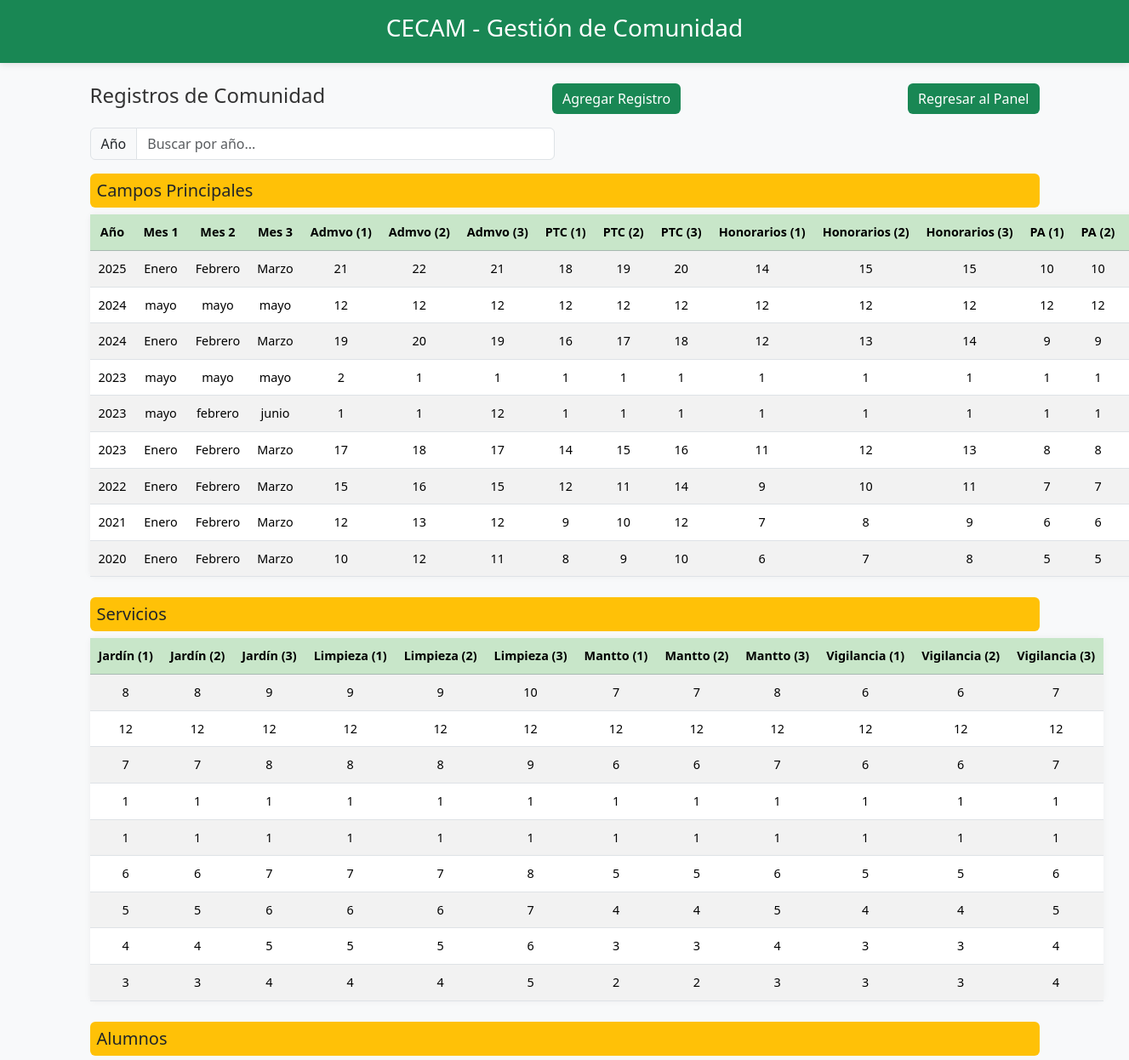
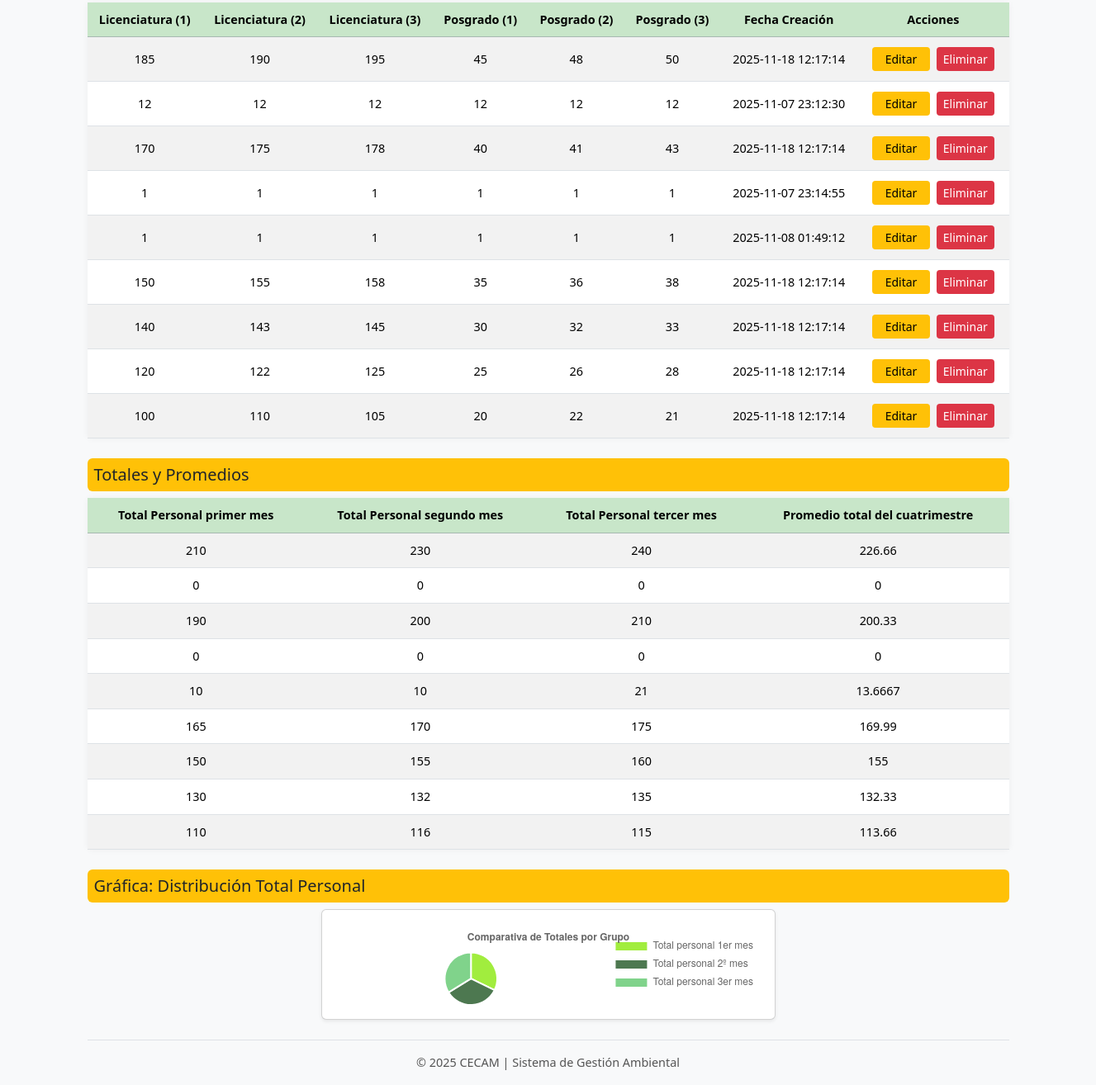
The app's page /index.php?view=comunidad (signed in) with its own data (2 pictures, top to bottom).
### tables this page shows
CREATE TABLE `comunidad` (
  `id_comunidad` int(11) NOT NULL AUTO_INCREMENT,
  `año` int(11) NOT NULL,
  `mes_1` varchar(100) DEFAULT NULL,
  `mes_2` varchar(100) DEFAULT NULL,
  `mes_3` varchar(100) DEFAULT NULL,
  `admvo_1` float DEFAULT NULL,
  `admvo_2` float DEFAULT NULL,
  `admvo_3` float DEFAULT NULL,
  `ptc_1` float DEFAULT NULL,
  `ptc_2` float DEFAULT NULL,
  `ptc_3` float DEFAULT NULL,
  `honorarios_1` float DEFAULT NULL,
  `honorarios_2` float DEFAULT NULL,
  `honorarios_3` float DEFAULT NULL,
  `pa_1` float DEFAULT NULL,
  `pa_2` float DEFAULT NULL,
  `pa_3` float DEFAULT NULL,
  `jardin_1` float DEFAULT NULL,
  `jardin_2` float DEFAULT NULL,
  `jardin_3` float DEFAULT NULL,
  `limpieza_1` float DEFAULT NULL,
  `limpieza_2` float DEFAULT NULL,
  `limpieza_3` float DEFAULT NULL,
  `mantto_1` float DEFAULT NULL,
  `mantto_2` float DEFAULT NULL,
  `mantto_3` float DEFAULT NULL,
  `vigilancia_1` float DEFAULT NULL,
  `vigilancia_2` float DEFAULT NULL,
  `vigilancia_3` float DEFAULT NULL,
  `licenciatura_1` float DEFAULT NULL,
  `licenciatura_2` float DEFAULT NULL,
  `licenciatura_3` float DEFAULT NULL,
  `posgrado_1` float DEFAULT NULL,
  `posgrado_2` float DEFAULT NULL,
  `posgrado_3` float DEFAULT NULL,
  `total_personal_1` float DEFAULT NULL,
  `total_personal_2` float DEFAULT NULL,
  `total_personal_3` float DEFAULT NULL,
  `promedio` float DEFAULT NULL,
  `fecha_creacion` timestamp NOT NULL DEFAULT current_timestamp(),
  PRIMARY KEY (`id_comunidad`)
);

### app/controllers/ComunidadController.php (called while the page is built, shortened)
<?php
require_once __DIR__ . '/../models/ComunidadModel.php';
class ComunidadController
{
    private $model;
    public function __construct($connection = null)
    {
        $this->model = new ComunidadModel();
    }
    public function index()
    {
        $comunidades = $this->model->obtenerComunidades();
        include __DIR__ . '/../views/comunidad.php';
    }
}

### app/models/ComunidadModel.php (called while the page is built, shortened)
<?php
require_once __DIR__ . '/../../config/database.php';
class ComunidadModel {
    private $conn;
    public function __construct() {
        $db = new Database();
        $this->conn = $db->connect();
    }
    public function obtenerComunidades() {
        $sql = "SELECT * FROM comunidad ORDER BY año DESC";
        $result = $this->conn->query($sql);
        return $result->fetch_all(MYSQLI_ASSOC);
    }
}
?>

### config/database.php (called while the page is built, shortened)
<?php
class Database {
    private $host = "localhost";
    private $user = "root";
    private $password = "";
    private $dbname = "Estancia";
    public function connect() {
        $this->conn = new mysqli($this->host, $this->user, $this->password, $this->dbname);
        $this->conn->set_charset("utf8mb4");
        return $this->conn;
    }
}
?>

### app/views/comunidad.php (the view, shortened to what this page needs)
<?php
$comunidades = $comunidades ?? [];
?>
<!DOCTYPE html>
<html lang="es">
<head>
  <link href="https://cdn.jsdelivr.net/npm/bootstrap@5.3.2/dist/css/bootstrap.min.css"
        rel="stylesheet">
  <link rel="stylesheet" href="public/css/comunidad.css">
</head>
<body>
<header class="bg-success text-white text-center py-3">
  <h3>CECAM - Gestión de Comunidad</h3>
</header>
<div class="container mt-4">
  <div class="d-flex justify-content-between align-items-center mb-3">
    <h4>Registros de Comunidad</h4>
    <button class="btn btn-success" data-bs-toggle="modal" data-bs-target="#modalAgregar">
      Agregar Registro
    </button>
    <a href="index.php?view=dashboard_admin" class="btn btn-secondary">Regresar al Panel</a>
  </div>
  <div class="row mb-3">
    <div class="col-md-6">
      <div class="input-group">
        <span class="input-group-text">Año</span>
        <input type="number" id="searchInput" class="form-control" placeholder="Buscar por año...">
      </div>
    </div>
  </div>
  <h5 class="bg-warning text-dark p-2 rounded">Campos Principales</h5>
  <table class="table table-striped text-center align-middle tabla-comunidad">
    <thead class="table-success">
      <tr>
        <th>Año</th>
        <th>Mes 1</th>
        <th>Mes 2</th>
        <th>Mes 3</th>
        <th>Admvo (1)</th>
        <th>Admvo (2)</th>
        <th>Admvo (3)</th>
        <th>PTC (1)</th>
        <th>PTC (2)</th>
        <th>PTC (3)</th>
        <th>Honorarios (1)</th>
        <th>Honorarios (2)</th>
        <th>Honorarios (3)</th>
        <th>PA (1)</th>
        <th>PA (2)</th>
        <th>PA (3)</th>
      </tr>
    </thead>
    <tbody>
      <?php foreach ($comunidades as $c): ?>
      <tr data-year="<?= (int)$c['año'] ?>">
        <td><?= $c['año'] ?></td>
        <td><?= htmlspecialchars($c['mes_1']) ?></td>
        <td><?= htmlspecialchars($c['mes_2']) ?></td>
        <td><?= htmlspecialchars($c['mes_3']) ?></td>
        <td><?= $c['admvo_1'] ?></td>
        <td><?= $c['admvo_2'] ?></td>
        <td><?= $c['admvo_3'] ?></td>
        <td><?= $c['ptc_1'] ?></td>
        <td><?= $c['ptc_2'] ?></td>
        <td><?= $c['ptc_3'] ?></td>
        <td><?= $c['honorarios_1'] ?></td>
        <td><?= $c['honorarios_2'] ?></td>
        <td><?= $c['honorarios_3'] ?></td>
        <td><?= $c['pa_1'] ?></td>
        <td><?= $c['pa_2'] ?></td>
        <td><?= $c['pa_3'] ?></td>
      </tr>
      <?php endforeach; ?>
    </tbody>
  </table>
  <h5 class="bg-warning text-dark p-2 rounded mt-4">Servicios</h5>
  <table class="table table-striped text-center align-middle tabla-comunidad">
    <thead class="table-success">
      <tr>
        <th>Jardín (1)</th>
        <th>Jardín (2)</th>
        <th>Jardín (3)</th>
        <th>Limpieza (1)</th>
        <th>Limpieza (2)</th>
        <th>Limpieza (3)</th>
        <th>Mantto (1)</th>
        <th>Mantto (2)</th>
        <th>Mantto (3)</th>
        <th>Vigilancia (1)</th>
        <th>Vigilancia (2)</th>
        <th>Vigilancia (3)</th>
      </tr>
    </thead>
    <tbody>
      <?php foreach ($comunidades as $c): ?>
      <tr data-year="<?= (int)$c['año'] ?>">
        <td><?= $c['jardin_1'] ?></td>
        <td><?= $c['jardin_2'] ?></td>
        <td><?= $c['jardin_3'] ?></td>
        <td><?= $c['limpieza_1'] ?></td>
        <td><?= $c['limpieza_2'] ?></td>
        <td><?= $c['limpieza_3'] ?></td>
        <td><?= $c['mantto_1'] ?></td>
        <td><?= $c['mantto_2'] ?></td>
        <td><?= $c['mantto_3'] ?></td>
        <td><?= $c['vigilancia_1'] ?></td>
        <td><?= $c['vigilancia_2'] ?></td>
        <td><?= $c['vigilancia_3'] ?></td>
      </tr>
      <?php endforeach; ?>
    </tbody>
  </table>
  <h5 class="bg-warning text-dark p-2 rounded mt-4">Alumnos</h5>
  <table class="table table-striped text-center align-middle tabla-comunidad" id="tablaAlumnos">
    <thead class="table-success">
      <tr>
        <th>Licenciatura (1)</th>
        <th>Licenciatura (2)</th>
        <th>Licenciatura (3)</th>
        <th>Posgrado (1)</th>
        <th>Posgrado (2)</th>
        <th>Posgrado (3)</th>
        <th>Fecha Creación</th>
        <th>Acciones</th>
      </tr>
    </thead>
    <tbody>
      <?php foreach ($comunidades as $c): ?>
      <tr data-year="<?= (int)$c['año'] ?>">
        <td><?= $c['licenciatura_1'] ?></td>
        <td><?= $c['licenciatura_2'] ?></td>
        <td><?= $c['licenciatura_3'] ?></td>
        <td><?= $c['posgrado_1'] ?></td>
        <td><?= $c['posgrado_2'] ?></td>
        <td><?= $c['posgrado_3'] ?></td>
        <td><?= $c['fecha_creacion'] ?></td>
        <td>
          <button class="btn btn-warning btn-sm btnEditar"
            data-id_comunidad="<?= $c['id_comunidad'] ?>"
            data-año="<?= $c['año'] ?>"
            data-mes_1="<?= htmlspecialchars($c['mes_1'], ENT_QUOTES) ?>"
            data-mes_2="<?= htmlspecialchars($c['mes_2'], ENT_QUOTES) ?>"
            data-mes_3="<?= htmlspecialchars($c['mes_3'], ENT_QUOTES) ?>"
            data-admvo_1="<?= $c['admvo_1'] ?>"
            data-admvo_2="<?= $c['admvo_2'] ?>"
            data-admvo_3="<?= $c['admvo_3'] ?>"
            data-ptc_1="<?= $c['ptc_1'] ?>"
            data-ptc_2="<?= $c['ptc_2'] ?>"
            data-ptc_3="<?= $c['ptc_3'] ?>"
            data-honorarios_1="<?= $c['honorarios_1'] ?>"
            data-honorarios_2="<?= $c['honorarios_2'] ?>"
            data-honorarios_3="<?= $c['honorarios_3'] ?>"
            data-pa_1="<?= $c['pa_1'] ?>"
            data-pa_2="<?= $c['pa_2'] ?>"
            data-pa_3="<?= $c['pa_3'] ?>"
            data-jardin_1="<?= $c['jardin_1'] ?>"
            data-jardin_2="<?= $c['jardin_2'] ?>"
            data-jardin_3="<?= $c['jardin_3'] ?>"
            data-limpieza_1="<?= $c['limpieza_1'] ?>"
            data-limpieza_2="<?= $c['limpieza_2'] ?>"
            data-limpieza_3="<?= $c['limpieza_3'] ?>"
            data-mantto_1="<?= $c['mantto_1'] ?>"
            data-mantto_2="<?= $c['mantto_2'] ?>"
            data-mantto_3="<?= $c['mantto_3'] ?>"
            data-vigilancia_1="<?= $c['vigilancia_1'] ?>"
            data-vigilancia_2="<?= $c['vigilancia_2'] ?>"
            data-vigilancia_3="<?= $c['vigilancia_3'] ?>"
            data-licenciatura_1="<?= $c['licenciatura_1'] ?>"
            data-licenciatura_2="<?= $c['licenciatura_2'] ?>"
            data-licenciatura_3="<?= $c['licenciatura_3'] ?>"
            data-posgrado_1="<?= $c['posgrado_1'] ?>"
            data-posgrado_2="<?= $c['posgrado_2'] ?>"
            data-posgrado_3="<?= $c['posgrado_3'] ?>"
            data-bs-toggle="modal"
            data-bs-target="#modalEditar"
          >
            Editar
          </button>
          <a href="index.php?view=comunidad&action=eliminar&id=<?= $c['id_comunidad'] ?>"
             class="btn btn-danger btn-sm"
             onclick="return confirm('¿Eliminar este registro?');">
             Eliminar
          </a>
        </td>
      </tr>
      <?php endforeach; ?>
    </tbody>
  </table>
  <h5 class="bg-warning text-dark p-2 rounded mt-4">Totales y Promedios</h5>
  <table class="table table-striped text-center align-middle tabla-comunidad">
    <thead class="table-success">
      <tr>
        <th>Total Personal primer mes</th>
        <th>Total Personal segundo mes</th>
        <th>Total Personal tercer mes</th>
        <th>Promedio total del cuatrimestre</th>
      </tr>
    </thead>
    <tbody>
      <?php foreach ($comunidades as $c): ?>
      <tr data-year="<?= (int)$c['año'] ?>">
        <td><?= $c['total_personal_1'] ?></td>
        <td><?= $c['total_personal_2'] ?></td>
        <td><?= $c['total_personal_3'] ?></td>
        <td><?= $c['promedio'] ?></td>
      </tr>
      <?php endforeach; ?>
    </tbody>
  </table>
  <h5 class="bg-warning text-dark p-2 rounded mt-4">Gráfica: Distribución Total Personal</h5>
  <div class="card shadow-sm mx-auto" style="width:550px;">
    <div class="card-body">
      <canvas id="graficaTotales" height="100"></canvas>
    </div>
  </div>
<footer class="text-center bg-light border-top py-3 mt-4">
  © 2025 CECAM | Sistema de Gestión Ambiental
</footer>
</body>
</html>

### index.php (shortened to what this page needs)
<?php
$basePath        = __DIR__;
$controllersPath = $basePath . '/app/controllers/';
$configPath      = $basePath . '/config/';
require_once $configPath . 'database.php';
$action         = $_GET['action'] ?? '';
$view           = $_GET['view'] ?? 'home';
switch ($view) {
    case 'comunidad':
        require_once $controllersPath . 'ComunidadController.php';
        $controller = new ComunidadController($connection);
        if ($action === 'crear') {
            $controller->crear();
        } elseif ($action === 'editar') {
            $controller->editar();
        } elseif ($action === 'eliminar') {
            $controller->eliminar();
        } else {
            $controller->index();
        }
        break;
}

### public/css/comunidad.css (style rules this page uses)
body { background-color: #f8f9fa; font-family: "Segoe UI", sans-serif; color: #333; margin: 0; overflow-x: hidden; }
header { background-color: #198754; color: #fff; text-align: center; padding: 15px 0; font-weight: 600; box-shadow: 0 2px 8px rgba(0, 0, 0, 0.1); }
.table { width: 100%; background-color: #fff; border-radius: 6px; box-shadow: 0 0 8px rgba(0, 0, 0, 0.05); }
.table thead th { background-color: #c8e6c9; color: #000; font-weight: 600; vertical-align: middle; white-space: nowrap; }
.table td, .table th { text-align: center; vertical-align: middle; padding: 10px; font-size: 0.9rem; white-space: normal; }
.table-striped > tbody > tr:nth-of-type(odd) { background-color: #f9f9f9; }
.btn { transition: all 0.2s ease; font-weight: 500; border: none; }
.btn-success { background-color: #198754; }
.btn-warning { color: #000; }
.btn-danger { color: #fff; }
.btn-secondary { background-color: #198754; border: none; font-weight: 300; display: flex; justify-content: flex-end; align-items: center; }
.table td .btn { margin: 2px; min-width: 70px; }
footer { text-align: center; margin-top: 40px; background-color: #eeeeee; padding: 12px; color: #555; font-size: 0.9rem; border-top: 2px solid #dcdcdc; }
#graficaTotales { width: 100% !important; height: auto !important; }

### records on screen
comunidad: año "2025", mes_1 "Enero", mes_2 "Febrero", mes_3 "Marzo", admvo_1 "21", admvo_2 "22", admvo_3 "21", ptc_1 "18", ptc_2 "19", ptc_3 "20", honorarios_1 "14", honorarios_2 "15", honorarios_3 "15", pa_1 "10", pa_2 "10", jardin_1 "8", jardin_2 "8", jardin_3 "9", limpieza_1 "9", limpieza_2 "9", limpieza_3 "10", mantto_1 "7", mantto_2 "7", mantto_3 "8", vigilancia_1 "6", vigilancia_2 "6", vigilancia_3 "7", licenciatura_1 "185", licenciatura_2 "190", licenciatura_3 "195", posgrado_1 "45", posgrado_2 "48", posgrado_3 "50", fecha_creacion "2025-11-18 12:17:14", total_personal_1 "210", total_personal_2 "230", total_personal_3 "240", promedio "226.66"
comunidad: año "2024", mes_1 "mayo", mes_2 "mayo", mes_3 "mayo", admvo_1 "12", admvo_2 "12", admvo_3 "12", ptc_1 "12", ptc_2 "12", ptc_3 "12", honorarios_1 "12", honorarios_2 "12", honorarios_3 "12", pa_1 "12", pa_2 "12", jardin_1 "12", jardin_2 "12", jardin_3 "12", limpieza_1 "12", limpieza_2 "12", limpieza_3 "12", mantto_1 "12", mantto_2 "12", mantto_3 "12", vigilancia_1 "12", vigilancia_2 "12", vigilancia_3 "12", licenciatura_1 "12", licenciatura_2 "12", licenciatura_3 "12", posgrado_1 "12", posgrado_2 "12", posgrado_3 "12", fecha_creacion "2025-11-07 23:12:30", total_personal_1 "0", total_personal_2 "0", total_personal_3 "0", promedio "0"
comunidad: año "2024", mes_1 "Enero", mes_2 "Febrero", mes_3 "Marzo", admvo_1 "19", admvo_2 "20", admvo_3 "19", ptc_1 "16", ptc_2 "17", ptc_3 "18", honorarios_1 "12", honorarios_2 "13", honorarios_3 "14", pa_1 "9", pa_2 "9", jardin_1 "7", jardin_2 "7", jardin_3 "8", limpieza_1 "8", limpieza_2 "8", limpieza_3 "9", mantto_1 "6", mantto_2 "6", mantto_3 "7", vigilancia_1 "6", vigilancia_2 "6", vigilancia_3 "7", licenciatura_1 "170", licenciatura_2 "175", licenciatura_3 "178", posgrado_1 "40", posgrado_2 "41", posgrado_3 "43", fecha_creacion "2025-11-18 12:17:14", total_personal_1 "190", total_personal_2 "200", total_personal_3 "210", promedio "200.33"
comunidad: año "2023", mes_1 "mayo", mes_2 "mayo", mes_3 "mayo", admvo_1 "2", admvo_2 "1", admvo_3 "1", ptc_1 "1", ptc_2 "1", ptc_3 "1", honorarios_1 "1", honorarios_2 "1", honorarios_3 "1", pa_1 "1", pa_2 "1", jardin_1 "1", jardin_2 "1", jardin_3 "1", limpieza_1 "1", limpieza_2 "1", limpieza_3 "1", mantto_1 "1", mantto_2 "1", mantto_3 "1", vigilancia_1 "1", vigilancia_2 "1", vigilancia_3 "1", licenciatura_1 "1", licenciatura_2 "1", licenciatura_3 "1", posgrado_1 "1", posgrado_2 "1", posgrado_3 "1", fecha_creacion "2025-11-07 23:14:55", total_personal_1 "0", total_personal_2 "0", total_personal_3 "0", promedio "0"
comunidad: año "2023", mes_1 "mayo", mes_2 "febrero", mes_3 "junio", admvo_1 "1", admvo_2 "1", admvo_3 "12", ptc_1 "1", ptc_2 "1", ptc_3 "1", honorarios_1 "1", honorarios_2 "1", honorarios_3 "1", pa_1 "1", pa_2 "1", jardin_1 "1", jardin_2 "1", jardin_3 "1", limpieza_1 "1", limpieza_2 "1", limpieza_3 "1", mantto_1 "1", mantto_2 "1", mantto_3 "1", vigilancia_1 "1", vigilancia_2 "1", vigilancia_3 "1", licenciatura_1 "1", licenciatura_2 "1", licenciatura_3 "1", posgrado_1 "1", posgrado_2 "1", posgrado_3 "1", fecha_creacion "2025-11-08 01:49:12", total_personal_1 "10", total_personal_2 "10", total_personal_3 "21", promedio "13.6667"
comunidad: año "2023", mes_1 "Enero", mes_2 "Febrero", mes_3 "Marzo", admvo_1 "17", admvo_2 "18", admvo_3 "17", ptc_1 "14", ptc_2 "15", ptc_3 "16", honorarios_1 "11", honorarios_2 "12", honorarios_3 "13", pa_1 "8", pa_2 "8", jardin_1 "6", jardin_2 "6", jardin_3 "7", limpieza_1 "7", limpieza_2 "7", limpieza_3 "8", mantto_1 "5", mantto_2 "5", mantto_3 "6", vigilancia_1 "5", vigilancia_2 "5", vigilancia_3 "6", licenciatura_1 "150", licenciatura_2 "155", licenciatura_3 "158", posgrado_1 "35", posgrado_2 "36", posgrado_3 "38", fecha_creacion "2025-11-18 12:17:14", total_personal_1 "165", total_personal_2 "170", total_personal_3 "175", promedio "169.99"
comunidad: año "2022", mes_1 "Enero", mes_2 "Febrero", mes_3 "Marzo", admvo_1 "15", admvo_2 "16", admvo_3 "15", ptc_1 "12", ptc_2 "11", ptc_3 "14", honorarios_1 "9", honorarios_2 "10", honorarios_3 "11", pa_1 "7", pa_2 "7", jardin_1 "5", jardin_2 "5", jardin_3 "6", limpieza_1 "6", limpieza_2 "6", limpieza_3 "7", mantto_1 "4", mantto_2 "4", mantto_3 "5", vigilancia_1 "4", vigilancia_2 "4", vigilancia_3 "5", licenciatura_1 "140", licenciatura_2 "143", licenciatura_3 "145", posgrado_1 "30", posgrado_2 "32", posgrado_3 "33", fecha_creacion "2025-11-18 12:17:14", total_personal_1 "150", total_personal_2 "155", total_personal_3 "160", promedio "155"
comunidad: año "2021", mes_1 "Enero", mes_2 "Febrero", mes_3 "Marzo", admvo_1 "12", admvo_2 "13", admvo_3 "12", ptc_1 "9", ptc_2 "10", ptc_3 "12", honorarios_1 "7", honorarios_2 "8", honorarios_3 "9", pa_1 "6", pa_2 "6", jardin_1 "4", jardin_2 "4", jardin_3 "5", limpieza_1 "5", limpieza_2 "5", limpieza_3 "6", mantto_1 "3", mantto_2 "3", mantto_3 "4", vigilancia_1 "3", vigilancia_2 "3", vigilancia_3 "4", licenciatura_1 "120", licenciatura_2 "122", licenciatura_3 "125", posgrado_1 "25", posgrado_2 "26", posgrado_3 "28", fecha_creacion "2025-11-18 12:17:14", total_personal_1 "130", total_personal_2 "132", total_personal_3 "135", promedio "132.33"
comunidad: año "2020", mes_1 "Enero", mes_2 "Febrero", mes_3 "Marzo", admvo_1 "10", admvo_2 "12", admvo_3 "11", ptc_1 "8", ptc_2 "9", ptc_3 "10", honorarios_1 "6", honorarios_2 "7", honorarios_3 "8", pa_1 "5", pa_2 "5", jardin_1 "3", jardin_2 "3", jardin_3 "4", limpieza_1 "4", limpieza_2 "4", limpieza_3 "5", mantto_1 "2", mantto_2 "2", mantto_3 "3", vigilancia_1 "3", vigilancia_2 "3", vigilancia_3 "4", licenciatura_1 "100", licenciatura_2 "110", licenciatura_3 "105", posgrado_1 "20", posgrado_2 "22", posgrado_3 "21", fecha_creacion "2025-11-18 12:17:14", total_personal_1 "110", total_personal_2 "116", total_personal_3 "115", promedio "113.66"
